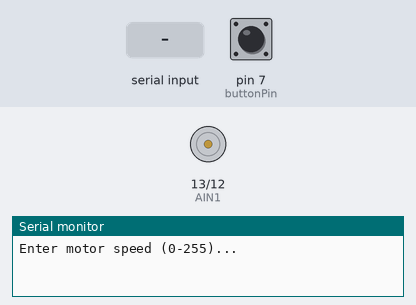
A sketch run on a simulated Arduino Uno, built with avr-gcc and run on an emulated ATmega328P. On the bench: motor-driver pin pairs drawn as motors (green arrow = first pin HIGH = forward, orange = second pin HIGH = backward, longer = more drive, scaled by the enable pin), the last lines printed to the serial monitor. The test bench sets the inputs (shaded band); at power-on: pin 7 (buttonPin) HIGH.

Above: at 1.2 s.
1.3 s: "90,45\n" received over Serial
At 1.9 s:
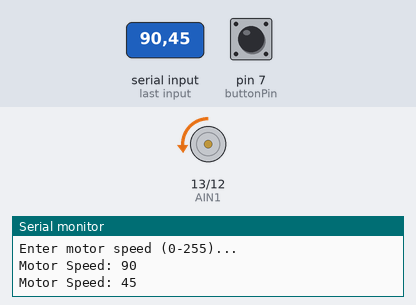
4.3 s: pin 7 (buttonPin) pulled LOW for 0.15 s
6.0 s: "30,150\n" received over Serial
At 6.8 s:
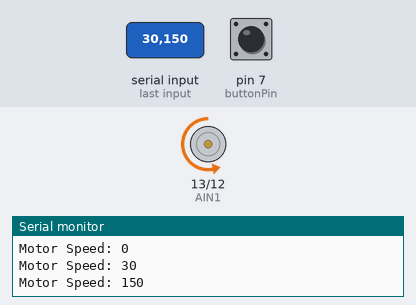
9.0 s: "200\n" received over Serial
At 9.7 s:
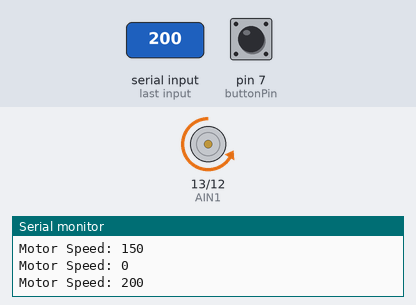
11.5 s: pin 7 (buttonPin) pulled LOW for 1 s
Timing chart, 0 to 14.5 s (numbered marks = the images above; inputs shaded):
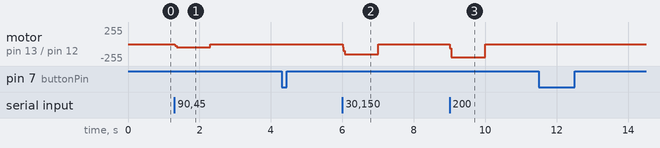

The sketch:

COMP444_5A_MotorBasics_ButtonChangeDirection.ino
```cpp
const int AIN1 = 13;
const int AIN2 = 12;
const int PWMA = 11;

int buttonPin = 7;

int motorSpeed = 0;

void setup() {
  pinMode(buttonPin, INPUT_PULLUP);

  pinMode(AIN1, OUTPUT);
  pinMode(AIN2, OUTPUT);
  pinMode(PWMA, OUTPUT);

  Serial.begin(9600);

  Serial.println("Enter motor speed (0-255)... ");
}

void loop() {
  if (Serial.available() > 0) {
    motorSpeed = Serial.parseInt();

    Serial.print("Motor Speed: ");
    Serial.println(motorSpeed);
  }

  if (digitalRead(7) == LOW) {
    spinMotorForward(motorSpeed);
  }
  else if (digitalRead(7) == HIGH){
    spinMotorBackward(motorSpeed);
  }
  if (motorSpeed == 0){
      stopMotor(motorSpeed);
  }
}

// -----------------------------------------------------
void spinMotorForward(int motorSpeed) {
    digitalWrite(AIN1, HIGH);
    digitalWrite(AIN2, LOW);
  analogWrite(PWMA, abs(motorSpeed));
}

void spinMotorBackward(int motorSpeed) {
    digitalWrite(AIN1, LOW);
    digitalWrite(AIN2, HIGH);
  analogWrite(PWMA, abs(motorSpeed));
}
void stopMotor(int motorSpeed) {
    digitalWrite(AIN1, LOW);
    digitalWrite(AIN2, LOW);
  analogWrite(PWMA, abs(motorSpeed));
}
```

Measured:
- after the input at 1.3 s, motor on pin 13 (AIN1) / pin 12 (AIN2): stopped → backward 45/255 at once, → stopped 1.0 s later
- after the input at 6.0 s, motor on pin 13 (AIN1) / pin 12 (AIN2): stopped → backward 150/255 at once, → stopped 1.0 s later
- after the input at 9.0 s, motor on pin 13 (AIN1) / pin 12 (AIN2): stopped → backward 200/255 at once, → stopped 1.0 s later
